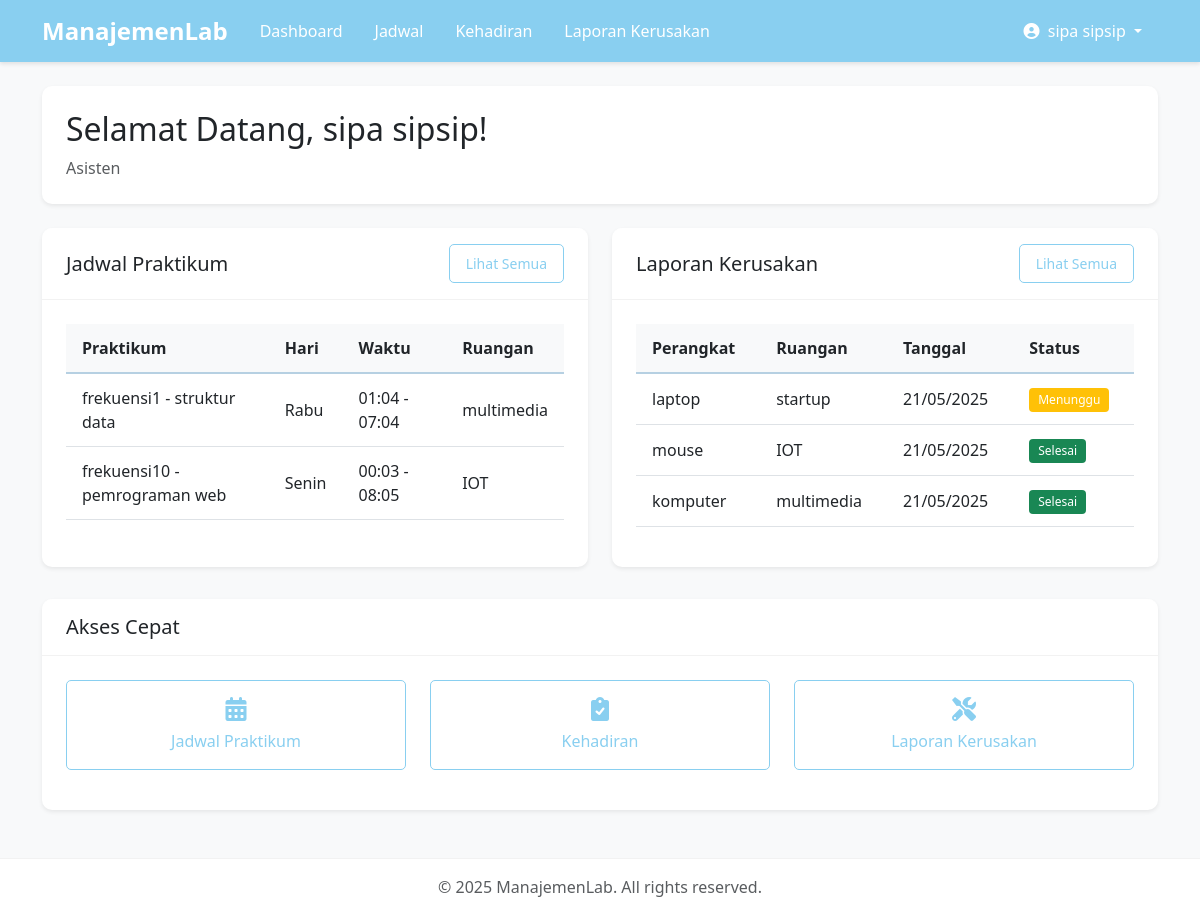
The app's page /labApp/dashboard/ (signed in) with its own data.
### labApp/models.py (models this page shows, shortened)
class User(AbstractUser):
    ROLE_CHOICES = (
        ('dosen', 'Dosen'),
        ('asisten', 'Asisten'),
    )
    role = models.CharField(max_length=10, choices=ROLE_CHOICES)
    def is_dosen(self):
        return self.role == 'dosen'
    def is_asisten(self):
        return self.role == 'asisten'

class Jadwal(models.Model):
    HARI_CHOICES = (
        ('senin', 'Senin'),
        ('selasa', 'Selasa'),
        ('rabu', 'Rabu'),
        ('kamis', 'Kamis'),
        ('jumat', 'Jumat'),
        ('sabtu', 'Sabtu'),
    )
    RUANGAN_CHOICES = (
        ('IoT', 'IoT'),
        ('Start Up', 'Start Up'),
        ('Multimedia', 'Multimedia'),
        ('Microcontroller', 'Microcontroller'),
        ('Computer Vision', 'Computer Vision'),
        ('Networking', 'Networking'),
        ('Data Science', 'Data Science'),
    )
    praktikum = models.ForeignKey(Praktikum, on_delete=models.CASCADE)
    hari = models.CharField(max_length=10, choices=HARI_CHOICES)
    waktu_mulai = models.TimeField()
    waktu_selesai = models.TimeField()
    ruangan = models.CharField(max_length=50, choices=RUANGAN_CHOICES)
    dosen = models.ForeignKey(User, on_delete=models.CASCADE, related_name='jadwal_dosen', limit_choices_to={'role': 'dosen'})
    asisten = models.ManyToManyField(User, related_name='jadwal_asisten', limit_choices_to={'role': 'asisten'})
    class Meta:
        ordering = ['hari', 'waktu_mulai']

class Praktikum(models.Model):
    nama = models.CharField(max_length=100)
    kode = models.CharField(max_length=20)
    deskripsi = models.TextField(blank=True, null=True)
    tanggal = models.DateTimeField(auto_now_add=True)
    dosen = models.ForeignKey(User, on_delete=models.CASCADE, related_name='praktikum_dosen', limit_choices_to={'role': 'dosen'})
    def __str__(self):
        return f"{self.kode} - {self.nama}"
    class Meta:
        ordering = ['nama']
        verbose_name_plural = 'Praktikum'

class LaporanKerusakan(models.Model):
    STATUS_CHOICES = (
        ('pending', 'Menunggu'),
        ('proses', 'Diproses'),
        ('selesai', 'Selesai'),
    )
    perangkat = models.CharField(max_length=100)
    deskripsi = models.TextField()
    ruangan = models.CharField(max_length=50)
    tanggal_laporan = models.DateTimeField(default=timezone.now)
    pelapor = models.ForeignKey(User, on_delete=models.CASCADE, limit_choices_to={'role': 'asisten'})
    status = models.CharField(max_length=10, choices=STATUS_CHOICES, default='pending')
    class Meta:
        ordering = ['-tanggal_laporan']
        verbose_name_plural = 'Laporan Kerusakan'

### labApp/views.py (the view)
# urls.py: path('dashboard/', views.dashboard_view, name='dashboard'),
@login_required
def dashboard_view(request):
    user = request.user
    context = {
        'user': user,
    }
    if user.is_dosen():
        jadwal_list = Jadwal.objects.filter(dosen=user)
        context['jadwal_list'] = jadwal_list
    elif user.is_asisten():
        jadwal_list = Jadwal.objects.filter(asisten=user)
        laporan_list = LaporanKerusakan.objects.filter(pelapor=user)
        context['jadwal_list'] = jadwal_list
        context['laporan_list'] = laporan_list
    return render(request, 'labApp/dashboard.html', context)

### labApp/templates/labApp/dashboard.html (shortened to what this page needs)
{% extends 'labApp/base.html' %}
{% block content %}
<div class="row mb-4">
    <div class="col-12">
        <div class="card shadow-sm">
            <div class="card-body">
                <h2 class="card-title">Selamat Datang, {{ user.get_full_name|default:user.username }}!</h2>
                <p class="card-text text-muted">{{ user.role|title }}</p>
            </div>
        </div>
    </div>
</div>
<div class="row">
    <div class="col-md-6 mb-4">
        <div class="card shadow-sm h-100">
            <div class="card-header d-flex justify-content-between align-items-center">
                <h5 class="mb-0">Jadwal Praktikum</h5>
                <a href="{% url 'labApp:jadwal_list' %}" class="btn btn-sm btn-outline-primary">Lihat Semua</a>
            </div>
            <div class="card-body">
                {% if jadwal_list %}
                    <div class="table-responsive">
                        <table class="table table-hover">
                            <thead>
                                <tr>
                                    <th>Praktikum</th>
                                    <th>Hari</th>
                                    <th>Waktu</th>
                                    <th>Ruangan</th>
                                </tr>
                            </thead>
                            <tbody>
                                {% for jadwal in jadwal_list|slice:":5" %}
                                <tr>
                                    <td>{{ jadwal.praktikum }}</td>
                                    <td>{{ jadwal.get_hari_display }}</td>
                                    <td>{{ jadwal.waktu_mulai|time:"H:i" }} - {{ jadwal.waktu_selesai|time:"H:i" }}</td>
                                    <td>{{ jadwal.ruangan }}</td>
                                </tr>
                                {% endfor %}
                            </tbody>
                        </table>
                    </div>
                {% else %}
                    <p class="text-muted">Belum ada jadwal praktikum.</p>
                {% endif %}
            </div>
        </div>
    </div>
    {% if user.is_asisten %}
    <div class="col-md-6 mb-4">
        <div class="card shadow-sm h-100">
            <div class="card-header d-flex justify-content-between align-items-center">
                <h5 class="mb-0">Laporan Kerusakan</h5>
                <a href="{% url 'labApp:laporan_list' %}" class="btn btn-sm btn-outline-primary">Lihat Semua</a>
            </div>
            <div class="card-body">
                {% if laporan_list %}
                    <div class="table-responsive">
                        <table class="table table-hover">
                            <thead>
                                <tr>
                                    <th>Perangkat</th>
                                    <th>Ruangan</th>
                                    <th>Tanggal</th>
                                    <th>Status</th>
                                </tr>
                            </thead>
                            <tbody>
                                {% for laporan in laporan_list|slice:":5" %}
                                <tr>
                                    <td>{{ laporan.perangkat }}</td>
                                    <td>{{ laporan.ruangan }}</td>
                                    <td>{{ laporan.tanggal_laporan|date:"d/m/Y" }}</td>
                                    <td>
                                        {% if laporan.status == 'pending' %}
                                            <span class="badge bg-warning">Menunggu</span>
                                        {% elif laporan.status == 'proses' %}
                                            <span class="badge bg-info">Diproses</span>
                                        {% else %}
                                            <span class="badge bg-success">Selesai</span>
                                        {% endif %}
                                    </td>
                                </tr>
                                {% endfor %}
                            </tbody>
                        </table>
                    </div>
                {% else %}
                    <p class="text-muted">Belum ada laporan kerusakan.</p>
                {% endif %}
            </div>
        </div>
    </div>
    {% endif %}
</div>
<div class="row mt-2">
    <div class="col-12">
        <div class="card shadow-sm">
            <div class="card-header">
                <h5 class="mb-0">Akses Cepat</h5>
            </div>
            <div class="card-body">
                <div class="row">
                    <div class="col-md-4 mb-3">
                        <a href="{% url 'labApp:jadwal_list' %}" class="btn btn-outline-primary d-block py-3">
                            <i class="fas fa-calendar-alt mb-2 d-block" style="font-size: 24px;"></i>
                            Jadwal Praktikum
                        </a>
                    </div>
                    <div class="col-md-4 mb-3">
                        <a href="{% url 'labApp:kehadiran_list' %}" class="btn btn-outline-primary d-block py-3">
                            <i class="fas fa-clipboard-check mb-2 d-block" style="font-size: 24px;"></i>
                            Kehadiran
                        </a>
                    </div>
                    {% if user.is_asisten %}
                    <div class="col-md-4 mb-3">
                        <a href="{% url 'labApp:laporan_list' %}" class="btn btn-outline-primary d-block py-3">
                            <i class="fas fa-tools mb-2 d-block" style="font-size: 24px;"></i>
                            Laporan Kerusakan
                        </a>
                    </div>
                    {% endif %}
                </div>
            </div>
        </div>
    </div>
</div>
{% endblock %}

### labApp/templates/labApp/base.html (shortened to what this page needs)
<!DOCTYPE html>
<html lang="id">
<head>
    <link href="https://cdn.jsdelivr.net/npm/bootstrap@5.3.0/dist/css/bootstrap.min.css" rel="stylesheet">
    <link rel="stylesheet" href="https://cdnjs.cloudflare.com/ajax/libs/font-awesome/6.0.0/css/all.min.css">
    <link rel="stylesheet" href="/static/css/style.css">
</head>
<body>
    {% if user.is_authenticated %}
    <nav class="navbar navbar-expand-lg navbar-dark">
        <div class="container">
            <a class="navbar-brand" href="{% url 'labApp:dashboard' %}">ManajemenLab</a>
            <div class="collapse navbar-collapse" id="navbarNav">
                <ul class="navbar-nav me-auto">
                    <li class="nav-item">
                        <a class="nav-link" href="{% url 'labApp:dashboard' %}">Dashboard</a>
                    </li>
                    <li class="nav-item">
                        <a class="nav-link" href="{% url 'labApp:jadwal_list' %}">Jadwal</a>
                    </li>
                    <li class="nav-item">
                        <a class="nav-link" href="{% url 'labApp:kehadiran_list' %}">Kehadiran</a>
                    </li>
                    {% if user.is_asisten %}
                    <li class="nav-item">
                        <a class="nav-link" href="{% url 'labApp:laporan_list' %}">Laporan Kerusakan</a>
                    </li>
                    {% endif %}
                </ul>
                <ul class="navbar-nav">
                    <li class="nav-item dropdown">
                        <a class="nav-link dropdown-toggle" href="#" id="navbarDropdown" role="button" data-bs-toggle="dropdown">
                            <i class="fas fa-user-circle me-1"></i> {{ user.get_full_name|default:user.username }}
                        </a>
                    </li>
                </ul>
            </div>
        </div>
    </nav>
    {% endif %}
    <div class="container mt-4">
        {% block content %}{% endblock %}
    </div>
    <footer class="footer mt-5 py-3">
        <div class="container text-center">
            <span class="text-muted">© {% now "Y" %} ManajemenLab. All rights reserved.</span>
        </div>
    </footer>
</body>
</html>

### labApp/static/css/style.css (style rules this page uses)
:root { --color-gray: #6c757d; --color-baby-blue: #89CFF0; --color-light-blue: #B6D0E2; --color-white: #ffffff; --color-light-gray: #f8f9fa; --color-dark-gray: #343a40; }
body { font-family: 'Segoe UI', Tahoma, Geneva, Verdana, sans-serif; background-color: var(--color-light-gray); color: var(--color-dark-gray); min-height: 100vh; display: flex; flex-direction: column; }
.navbar { background-color: var(--color-baby-blue); box-shadow: 0 2px 4px rgba(0, 0, 0, 0.1); }
.navbar-brand { font-weight: 700; font-size: 1.5rem; }
.navbar-dark .navbar-nav .nav-link { color: var(--color-white); font-weight: 500; padding: 0.5rem 1rem; transition: all 0.3s ease; }
.card { border: none; border-radius: 10px; box-shadow: 0 4px 6px rgba(0, 0, 0, 0.05); transition: transform 0.3s ease, box-shadow 0.3s ease; }
.card-header { background-color: var(--color-white); border-bottom: 1px solid rgba(0, 0, 0, 0.05); border-top-left-radius: 10px !important; border-top-right-radius: 10px !important; padding: 1rem 1.5rem; }
.card-body { padding: 1.5rem; }
.btn { border-radius: 5px; font-weight: 500; padding: 0.5rem 1rem; transition: all 0.3s ease; }
.btn-outline-primary { color: var(--color-baby-blue); border-color: var(--color-baby-blue); }
.table { border-collapse: separate; border-spacing: 0; }
.table th { background-color: var(--color-light-gray); border-bottom: 2px solid var(--color-light-blue); font-weight: 600; }
.table td, .table th { padding: 0.75rem 1rem; vertical-align: middle; }
.badge { font-weight: 500; padding: 0.5em 0.75em; border-radius: 4px; }
.footer { margin-top: auto; background-color: var(--color-white); border-top: 1px solid rgba(0, 0, 0, 0.05); padding: 1rem 0; }

### records on screen
User: get_full_name "sipa sipsip", role "Asisten"
Jadwal: praktikum "frekuensi1 - struktur data", hari "Rabu", waktu_mulai "01:04", waktu_selesai "07:04", ruangan "multimedia"
Jadwal: praktikum "frekuensi10 - pemrograman web", hari "Senin", waktu_mulai "00:03", waktu_selesai "08:05", ruangan "IOT"
LaporanKerusakan: perangkat "laptop", ruangan "startup", tanggal_laporan "21/05/2025", status "Menunggu"
LaporanKerusakan: perangkat "mouse", ruangan "IOT", tanggal_laporan "21/05/2025", status "Selesai"
LaporanKerusakan: perangkat "komputer", ruangan "multimedia", tanggal_laporan "21/05/2025", status "Selesai"
